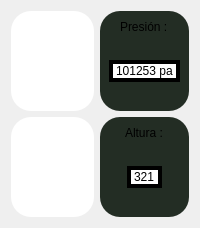
               <widget class="QWidget" name="pagina1">
                <layout class="QGridLayout" name="gridLayout_2">
                 <item row="1" column="0">
                  <widget class="QFrame" name="frame_4">
                   <property name="minimumSize">
                    <size>
                     <width>0</width>
                     <height>0</height>
                    </size>
                   </property>
                   <property name="styleSheet">
                    <string notr="true">background-color: rgb(255, 255, 255);
border-radius: 20px;</string>
                   </property>
                   <property name="frameShape">
                    <enum>QFrame::StyledPanel</enum>
                   </property>
                   <property name="frameShadow">
                    <enum>QFrame::Raised</enum>
                   </property>
                   <layout class="QHBoxLayout" name="horizontalLayout_4">
                    <item>
                     <layout class="QVBoxLayout" name="altura"/>
                    </item>
                   </layout>
                  </widget>
                 </item>
                 <item row="0" column="0">
                  <widget class="QFrame" name="frame_2">
                   <property name="minimumSize">
                    <size>
                     <width>0</width>
                     <height>0</height>
                    </size>
                   </property>
                   <property name="styleSheet">
                    <string notr="true">background-color: rgb(255, 255, 255);
border-radius: 20px;
</string>
                   </property>
                   <property name="frameShape">
                    <enum>QFrame::StyledPanel</enum>
                   </property>
                   <property name="frameShadow">
                    <enum>QFrame::Raised</enum>
                   </property>
                   <layout class="QHBoxLayout" name="horizontalLayout_2">
                    <item>
                     <layout class="QVBoxLayout" name="presion"/>
                    </item>
                   </layout>
                  </widget>
                 </item>
                 <item row="0" column="1">
                  <widget class="QFrame" name="frame_3">
                   <property name="minimumSize">
                    <size>
                     <width>0</width>
                     <height>0</height>
                    </size>
                   </property>
                   <property name="styleSheet">
                    <string notr="true">background-color: rgb(35, 45, 36);
border-radius: 20px;

</string>
                   </property>
                   <property name="frameShape">
                    <enum>QFrame::StyledPanel</enum>
                   </property>
                   <property name="frameShadow">
                    <enum>QFrame::Raised</enum>
                   </property>
                   <layout class="QGridLayout" name="gridLayout_8">
                    <item row="1" column="0" colspan="2">
                     <spacer name="horizontalSpacer_14">
                      <property name="orientation">
                       <enum>Qt::Horizontal</enum>
                      </property>
                      <property name="sizeType">
                       <enum>QSizePolicy::Minimum</enum>
                      </property>
                      <property name="sizeHint" stdset="0">
                       <size>
                        <width>40</width>
                        <height>20</height>
                       </size>
                      </property>
                     </spacer>
                    </item>
                    <item row="3" column="0" colspan="2">
                     <spacer name="horizontalSpacer_15">
                      <property name="orientation">
                       <enum>Qt::Horizontal</enum>
                      </property>
                      <property name="sizeType">
                       <enum>QSizePolicy::Minimum</enum>
                      </property>
                      <property name="sizeHint" stdset="0">
                       <size>
                        <width>40</width>
                        <height>20</height>
                       </size>
                      </property>
                     </spacer>
                    </item>
                    <item row="0" column="0" colspan="2" alignment="Qt::AlignHCenter">
                     <widget class="QLabel" name="label_5">
                      <property name="styleSheet">
                       <string notr="true">font: 87 20pt &quot;Arial Black&quot;;</string>
                      </property>
                      <property name="text">
                       <string>Presión :</string>
                      </property>
                     </widget>
                    </item>
                    <item row="2" column="0" colspan="2" alignment="Qt::AlignHCenter">
                     <widget class="QLabel" name="presion_label">
                      <property name="maximumSize">
                       <size>
                        <width>200</width>
                        <height>80</height>
                       </size>
                      </property>
                      <property name="styleSheet">
                       <string notr="true">background-color: rgb(255, 255, 255);
border: 4px solid;
border-color: rgb(0, 0, 0);
font: 87 16pt &quot;Arial Black&quot;;
</string>
                      </property>
                      <property name="text">
                       <string>101253 pa</string>
                      </property>
                     </widget>
                    </item>
                   </layout>
                  </widget>
                 </item>
                 <item row="1" column="1">
                  <widget class="QFrame" name="frame_5">
                   <property name="minimumSize">
                    <size>
                     <width>0</width>
                     <height>0</height>
                    </size>
                   </property>
                   <property name="styleSheet">
                    <string notr="true">background-color: rgb(35, 45, 36);
border-radius: 20px;

</string>
                   </property>
                   <property name="frameShape">
                    <enum>QFrame::StyledPanel</enum>
                   </property>
                   <property name="frameShadow">
                    <enum>QFrame::Raised</enum>
                   </property>
                   <layout class="QGridLayout" name="gridLayout_9">
                    <item row="1" column="0" colspan="2">
                     <spacer name="horizontalSpacer_16">
                      <property name="orientation">
                       <enum>Qt::Horizontal</enum>
                      </property>
                      <property name="sizeType">
                       <enum>QSizePolicy::Minimum</enum>
                      </property>
                      <property name="sizeHint" stdset="0">
                       <size>
                        <width>40</width>
                        <height>20</height>
                       </size>
                      </property>
                     </spacer>
                    </item>
                    <item row="0" column="0" colspan="2" alignment="Qt::AlignHCenter">
                     <widget class="QLabel" name="label_8">
                      <property name="styleSheet">
                       <string notr="true">font: 87 20pt &quot;Arial Black&quot;;</string>
                      </property>
                      <property name="text">
                       <string>Altura :</string>
                      </property>
                     </widget>
                    </item>
                    <item row="2" column="0" colspan="2" alignment="Qt::AlignHCenter">
                     <widget class="QLabel" name="altura_label">
                      <property name="maximumSize">
                       <size>
                        <width>200</width>
                        <height>80</height>
                       </size>
                      </property>
                      <property name="styleSheet">
                       <string notr="true">background-color: rgb(255, 255, 255);
border: 4px solid;
border-color: rgb(0, 0, 0);
font: 87 16pt &quot;Arial Black&quot;;
</string>
                      </property>
                      <property name="text">
                       <string>321</string>
                      </property>
                     </widget>
                    </item>
                    <item row="4" column="0" colspan="2">
                     <spacer name="horizontalSpacer_17">
                      <property name="orientation">
                       <enum>Qt::Horizontal</enum>
                      </property>
                      <property name="sizeType">
                       <enum>QSizePolicy::Minimum</enum>
                      </property>
                      <property name="sizeHint" stdset="0">
                       <size>
                        <width>40</width>
                        <height>20</height>
                       </size>
                      </property>
                     </spacer>
                    </item>
                   </layout>
                  </widget>
                 </item>
                </layout>
               </widget>
